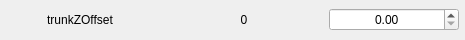
                      <widget class="QFrame" name="frame_51">
                       <property name="minimumSize">
                        <size>
                         <width>465</width>
                         <height>40</height>
                        </size>
                       </property>
                       <property name="maximumSize">
                        <size>
                         <width>465</width>
                         <height>40</height>
                        </size>
                       </property>
                       <property name="frameShape">
                        <enum>QFrame::NoFrame</enum>
                       </property>
                       <property name="frameShadow">
                        <enum>QFrame::Sunken</enum>
                       </property>
                       <layout class="QHBoxLayout" name="horizontalLayout_53">
                        <property name="spacing">
                         <number>5</number>
                        </property>
                        <property name="leftMargin">
                         <number>0</number>
                        </property>
                        <property name="topMargin">
                         <number>0</number>
                        </property>
                        <property name="rightMargin">
                         <number>5</number>
                        </property>
                        <property name="bottomMargin">
                         <number>0</number>
                        </property>
                        <item>
                         <widget class="QLabel" name="label_105">
                          <property name="minimumSize">
                           <size>
                            <width>158</width>
                            <height>0</height>
                           </size>
                          </property>
                          <property name="maximumSize">
                           <size>
                            <width>158</width>
                            <height>16777215</height>
                           </size>
                          </property>
                          <property name="text">
                           <string>trunkZOffset</string>
                          </property>
                          <property name="alignment">
                           <set>Qt::AlignCenter</set>
                          </property>
                         </widget>
                        </item>
                        <item>
                         <widget class="QLabel" name="label_106">
                          <property name="minimumSize">
                           <size>
                            <width>158</width>
                            <height>0</height>
                           </size>
                          </property>
                          <property name="maximumSize">
                           <size>
                            <width>158</width>
                            <height>16777215</height>
                           </size>
                          </property>
                          <property name="text">
                           <string>0</string>
                          </property>
                          <property name="alignment">
                           <set>Qt::AlignCenter</set>
                          </property>
                         </widget>
                        </item>
                        <item>
                         <widget class="QDoubleSpinBox" name="doubleSpinBox_50">
                          <property name="minimumSize">
                           <size>
                            <width>130</width>
                            <height>0</height>
                           </size>
                          </property>
                          <property name="maximumSize">
                           <size>
                            <width>130</width>
                            <height>16777215</height>
                           </size>
                          </property>
                          <property name="styleSheet">
                           <string notr="true"/>
                          </property>
                          <property name="alignment">
                           <set>Qt::AlignCenter</set>
                          </property>
                         </widget>
                        </item>
                       </layout>
                      </widget>
